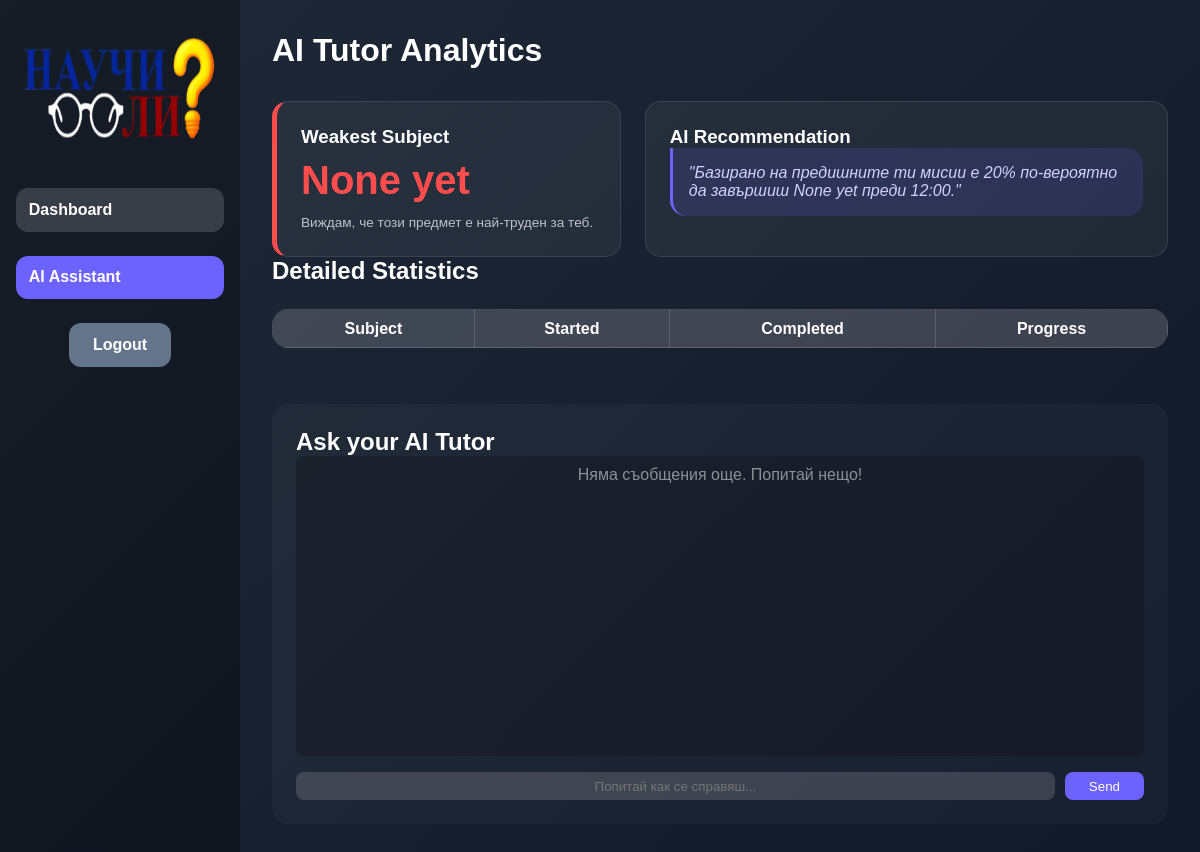
Before: /ai_assistant (signed in) with the older database file.
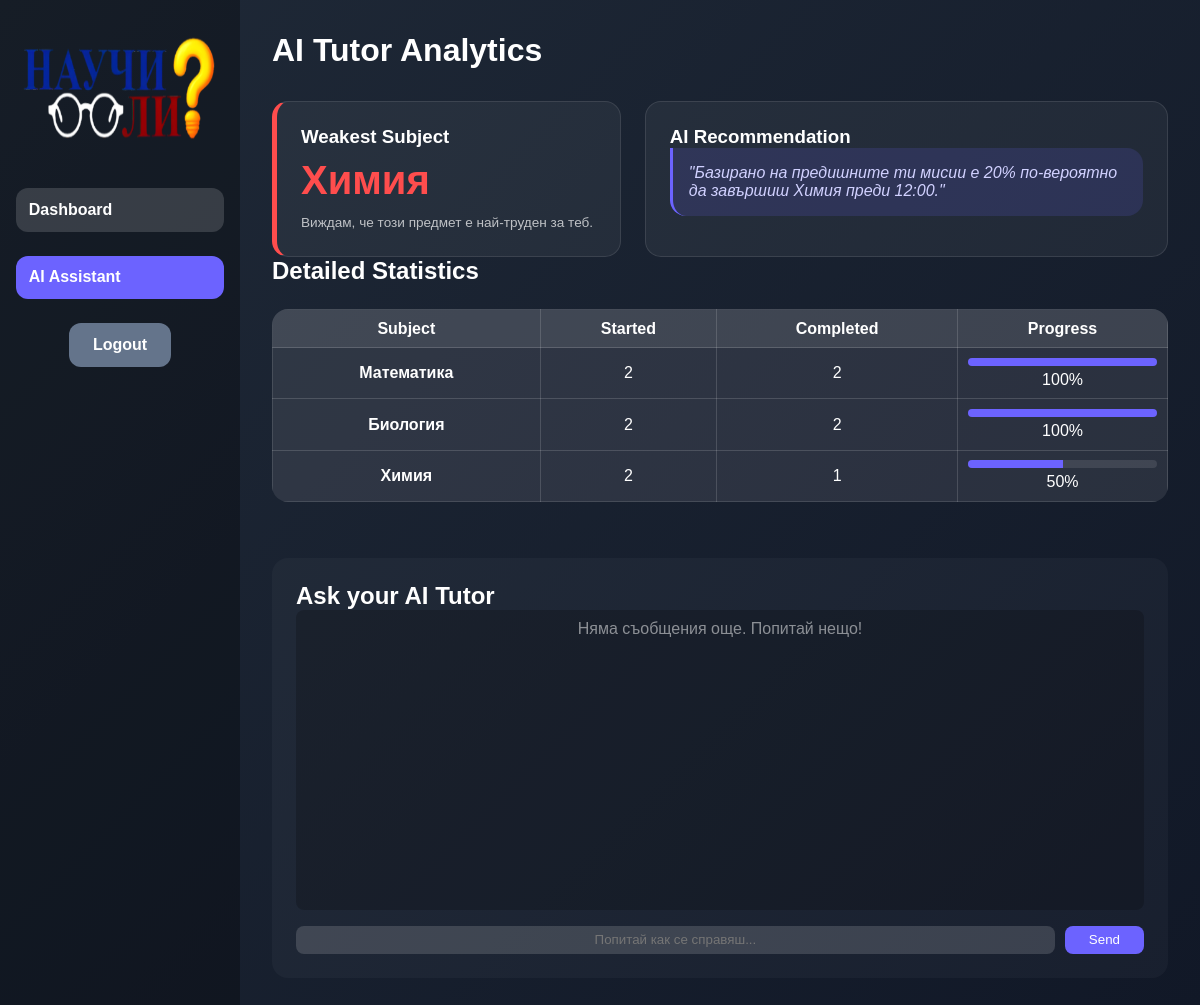
After: the same page with the newer database file.
### app.py (models this page shows)
class Mission(db.Model):
    id = db.Column(db.Integer, primary_key=True)
    title = db.Column(db.String(200))
    duration = db.Column(db.Integer)      # <--- Make sure this line exists!
    xp_reward = db.Column(db.Integer)
    completed = db.Column(db.Boolean, default=False)
    remaining_seconds = db.Column(db.Integer, default=0)
    user_id = db.Column(db.Integer, db.ForeignKey('user.id'))

### app.py (the view)
@app.route('/ai_assistant')
@login_required
def ai_assistant():
    weakest_subject = get_weakest_subject(current_user.id)
    all_missions = Mission.query.filter_by(user_id=current_user.id).all()
    subject_stats = {}
    for m in all_missions:
        subj = m.title.replace("Study Session: ", "")
        if subj not in subject_stats:
            subject_stats[subj] = {'total': 0, 'completed': 0}
        subject_stats[subj]['total'] += 1
        if m.completed:
            subject_stats[subj]['completed'] += 1
    chat_history = ChatMessage.query.filter_by(user_id=current_user.id).order_by(ChatMessage.timestamp.asc()).all()
    return render_template('ai_assistant.html',
                           stats=subject_stats,
                           weakest_subject=weakest_subject,
                           chat_history=chat_history) # <--- Make sure this is here!

### app.py (called while the page is built)
@login_manager.user_loader
def load_user(user_id):
    return User.query.get(int(user_id))

def get_weakest_subject(user_id):
    all_missions = Mission.query.filter_by(user_id=user_id).all()
    if not all_missions:
        return "None yet"
    subject_stats = {}
    for m in all_missions:
        subj = m.title.replace("Study Session: ", "")
        if subj not in subject_stats:
            subject_stats[subj] = {'total': 0, 'completed': 0}
        subject_stats[subj]['total'] += 1
        if m.completed:
            subject_stats[subj]['completed'] += 1
    weakest_subject = "None yet"
    lowest_rate = 101
    for subj, stats in subject_stats.items():
        rate = (stats['completed'] / stats['total']) * 100
        if rate < lowest_rate:
            lowest_rate = rate
            weakest_subject = subj
    return weakest_subject

### templates/ai_assistant.html (shortened to what this page needs)
<!DOCTYPE html>
<html lang="bg">
<head>
    <link rel="stylesheet" href="{{ url_for('static', filename='style.css') }}">
</head>
<body>
    <div class="container">
        <div class="sidebar">
            <div class="logo"><img src="{{ url_for('static', filename='logo.png') }}"></div>
            <a href="{{ url_for('dashboard') }}" class="tab-button">Dashboard</a>
            <a href="{{ url_for('ai_assistant') }}" class="tab-button active">AI Assistant</a>
            <a href="{{ url_for('logout') }}" class="back-btn">Logout</a>
        </div>
        <div class="content-area">
            <h1>AI Tutor Analytics</h1>
            <div class="ai-grid">
                <div class="ai-card highlight">
                    <h3>Weakest Subject</h3>
                    <p class="stat-focus">{{ weakest_subject }}</p>
                    <p class="ai-hint">Виждам, че този предмет е най-труден за теб.</p>
                </div>
                <div class="ai-card">
                    <h3>AI Recommendation</h3>
                    <div class="chat-bubble">
                        "Базирано на предишните ти мисии е 20% по-вероятно да завършиш {{ weakest_subject }} преди
                        12:00."
                    </div>
                </div>
            </div>
            <div class="stats-container">
                <h2>Detailed Statistics</h2>
                <table>
                    <thead>
                        <tr>
                            <th>Subject</th>
                            <th>Started</th>
                            <th>Completed</th>
                            <th>Progress</th>
                        </tr>
                    </thead>
                    <tbody>
                        {% for subj, data in stats.items() %}
                        {% set rate = (data.completed / data.total * 100)|round|int %}
                        <tr>
                            <td><strong>{{ subj }}</strong></td>
                            <td>{{ data.total }}</td>
                            <td>{{ data.completed }}</td>
                            <td>
                                <div class="progress-bg">
                                    <div class="progress-fill" style="width: {{ rate }}%;"></div>
                                </div>
                                <span>{{ rate }}%</span>
                            </td>
                        </tr>
                        {% endfor %}
                    </tbody>
                </table>
            </div>
            <div class="chat-section">
                <h2>Ask your AI Tutor</h2>
                <div class="chat-window" id="chatWindow">
                    {% if chat_history %}
                    {% for msg in chat_history %}
                    <div class="message {{ 'ai-msg' if msg.is_ai else 'user-msg' }}">
                        {{ msg.content }}
                    </div>
                    {% endfor %}
                    {% else %}
                    <p style="text-align: center; opacity: 0.5;">Няма съобщения още. Попитай нещо!</p>
                    {% endif %}
                </div>
                <form action="{{ url_for('ask_ai') }}" method="POST" class="chat-input-area">
                    <input type="text" name="message" placeholder="Попитай как се справяш..." required>
                    <button type="submit" onclick="showLoading()">Send</button>
                </form>
            </div>
        </div>
    </div>
</body>
</html>

### static/style.css (style rules this page uses)
* { margin: 0; padding: 0; box-sizing: border-box; font-family: Arial, Helvetica, sans-serif; }
body { background: linear-gradient(135deg, #1f2937, #111827); color: #fff; min-height: 100vh; }
.container { display: flex; min-height: 100vh; }
.sidebar { width: 15rem; background: rgba(0,0,0,0.3); display: flex; flex-direction: column; align-items: center; padding: 2rem 1rem; gap: 1.5rem; }
.sidebar .logo img { width: 15rem; height: 7rem; margin-bottom: 1rem; filter: brightness(120%); }
.sidebar .tab-button { width: 100%; padding: 0.8rem; background: rgba(255,255,255,0.15); border: none; text-decoration: none; border-radius: 0.75rem; color: #fff; font-weight: bold; cursor: pointer; transition: background 0.2s; }
.tab-button { width: 100%; padding: 0.8rem; background: rgba(255,255,255,0.15); border: none; border-radius: 0.75rem; color: #fff; font-weight: bold; cursor: pointer; transition: background 0.2s; }
.tab-button.active { background: #6c63ff; }
.content-area { flex: 1; padding: 2rem; display: flex; flex-direction: column; }
.back-btn { display: inline-block; padding: 0.8rem 1.5rem; background: #64748b; border-radius: 0.75rem; text-decoration: none; color: white; font-weight: bold; transition: 0.3s; }
a { color: #3b82f6; }
.content-area table { width: 100%; border-collapse: collapse; margin: 1.5rem 0; background: rgba(255,255,255,0.05); border-radius: 1rem; overflow: hidden; }
.content-area th, .content-area td { border: 1px solid rgba(255,255,255,0.15); padding: 0.6rem; text-align: center; }
.content-area th { background: rgba(255,255,255,0.12); font-weight: bold; }
.content-area td { background: rgba(255,255,255,0.04); }
.content-area input[type="text"] { width: 95%; padding: 0.4rem; border-radius: 0.5rem; border: none; outline: none; text-align: center; background: rgba(255,255,255,0.15); color: white; transition: 0.2s; }
.ai-grid { display: grid; grid-template-columns: 1fr 1.5fr; gap: 1.5rem; margin-top: 2rem; }
.ai-card { background: rgba(255, 255, 255, 0.05); padding: 1.5rem; border-radius: 1rem; border: 1px solid rgba(255, 255, 255, 0.1); }
.ai-card.highlight { border-left: 5px solid #ff4d4d; }
.stat-focus { font-size: 2.5rem; font-weight: bold; color: #ff4d4d; margin: 10px 0; }
.ai-hint { font-size: 0.85rem; opacity: 0.7; line-height: 1.4; }
.chat-bubble { background: rgba(108, 99, 255, 0.15); padding: 1rem; border-radius: 0 1rem 1rem 1rem; font-style: italic; color: #d1d1ff; border-left: 3px solid #6c63ff; }
.progress-bg { width: 100%; background: rgba(255,255,255,0.1); height: 8px; border-radius: 4px; overflow: hidden; margin-bottom: 5px; }
.progress-fill { height: 100%; background: #6c63ff; transition: width 0.5s ease-in-out; }
.chat-section { margin-top: 2rem; background: rgba(255, 255, 255, 0.03); padding: 1.5rem; border-radius: 1rem; }
.chat-window { height: 300px; overflow-y: auto; display: flex; flex-direction: column; gap: 10px; padding: 10px; background: rgba(0, 0, 0, 0.2); border-radius: 0.5rem; margin-bottom: 1rem; }
.chat-input-area { display: flex; gap: 10px; }
.chat-input-area input { flex-grow: 1; background: rgba(255, 255, 255, 0.1); border: 1px solid rgba(255, 255, 255, 0.2); padding: 0.8rem; border-radius: 0.5rem; color: white; }
.chat-input-area button { background: #6c63ff; color: white; border: none; padding: 0 1.5rem; border-radius: 0.5rem; cursor: pointer; }
:root { --primary: #6c63ff; --success: #22c55e; --error: #ef4444; --accent: #ffd700; }

Changed rows visible on the page:
added Mission: title "Химия", total "2", completed "1", xp_reward "50"
added Mission: title "Математика", total "2", completed "2", rate "100"
added Mission: title "Биология", total "2", completed "2", rate "100"
Other visible differences:
{{ weakest_subject }}: "None yet" → (not shown)
